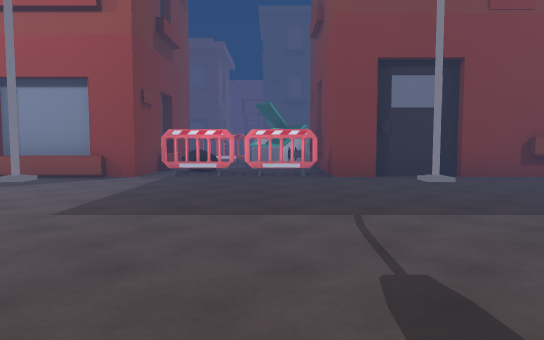
View 1 (above)

24 first-person views from a walk through a scene from a Unity 3-D project. The camera is 1.4 m above the floor, tilts 4° down and sees 70° across. The floor is counted in squares, 2 m on a side. Each view is taken from the middle of a square. On the plan, view 1 faces up. The plan holds only what a view shows up to about 11 squares ahead; the rest is blank. The place goes on beyond the plan. The player character is not drawn.

View 2
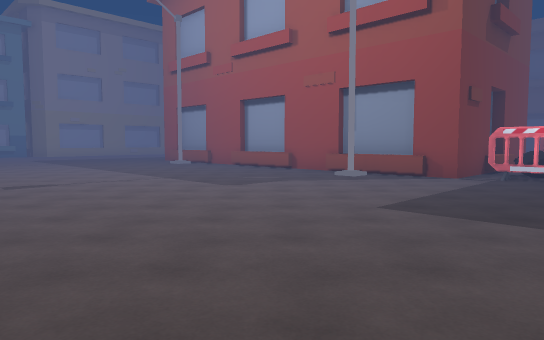

View 3
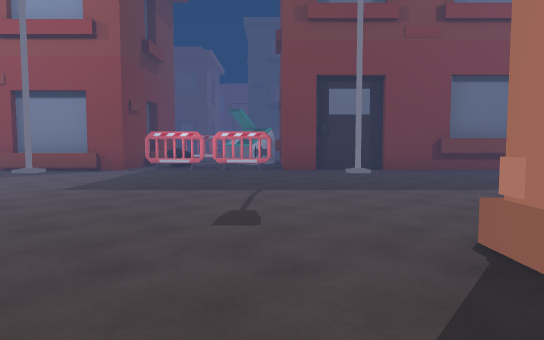

View 4
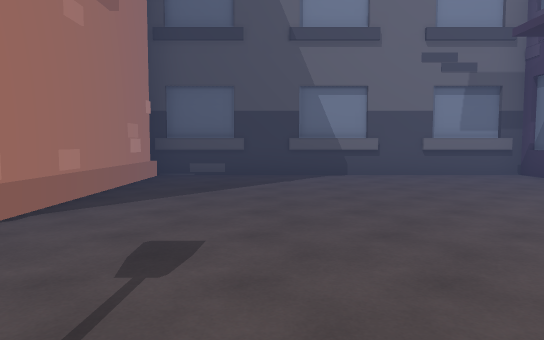

View 5
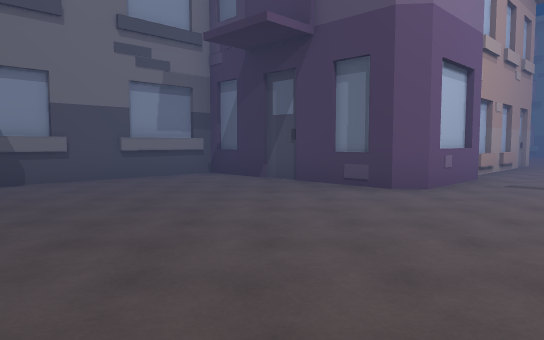

View 6
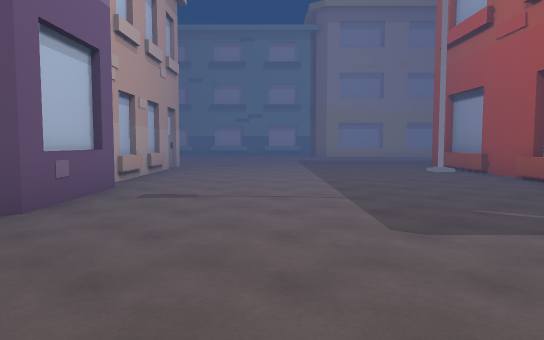

View 7
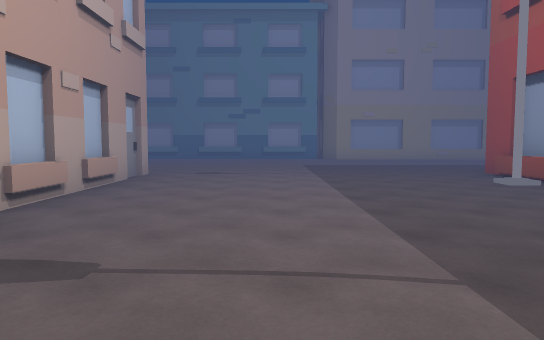

View 8
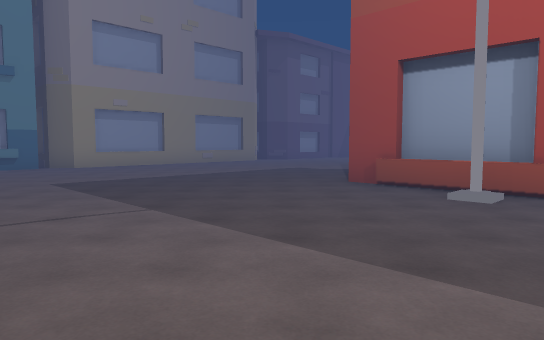

View 9
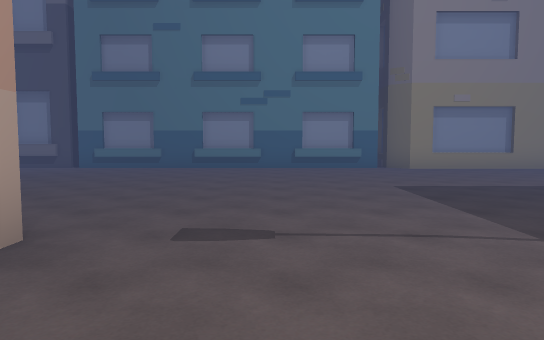

View 10
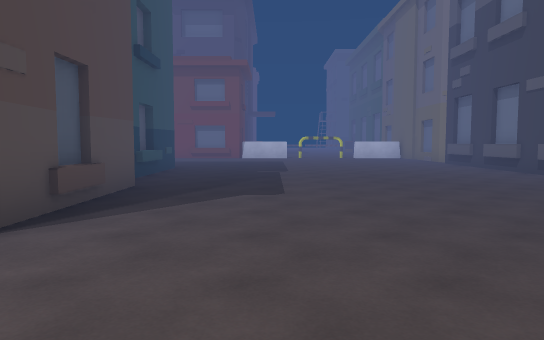

View 11
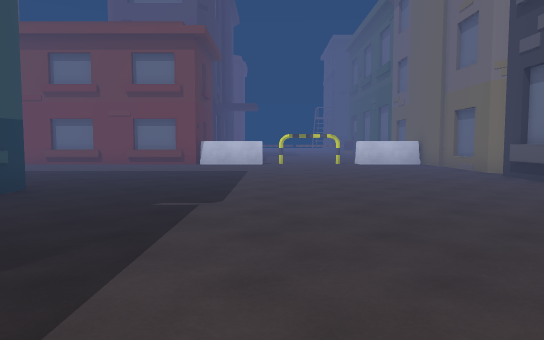

View 12
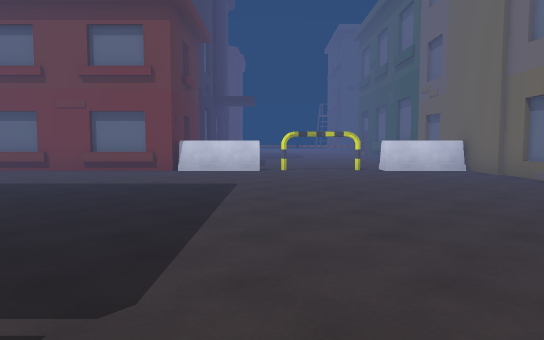

View 13
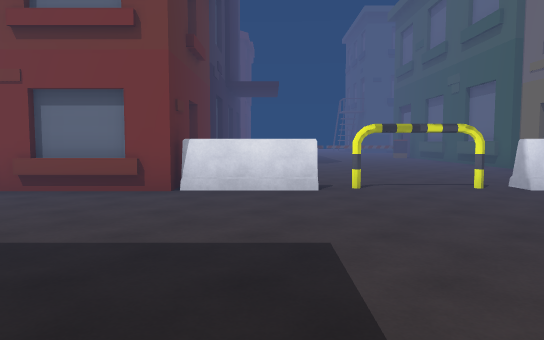

View 14
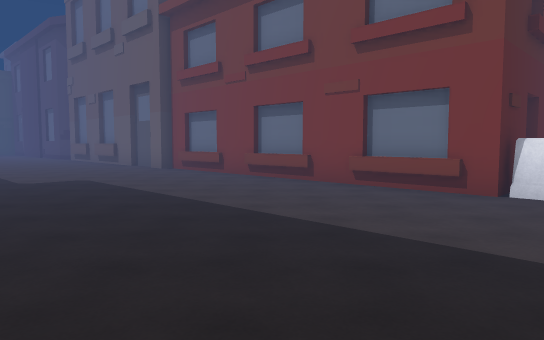

View 15
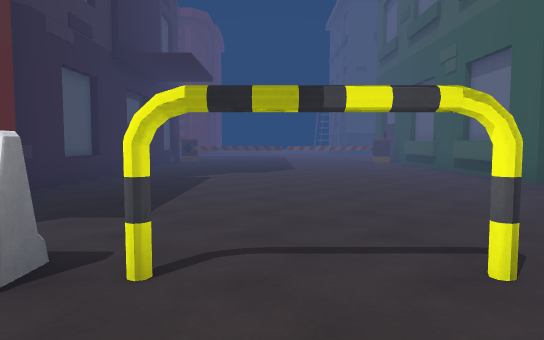

View 16
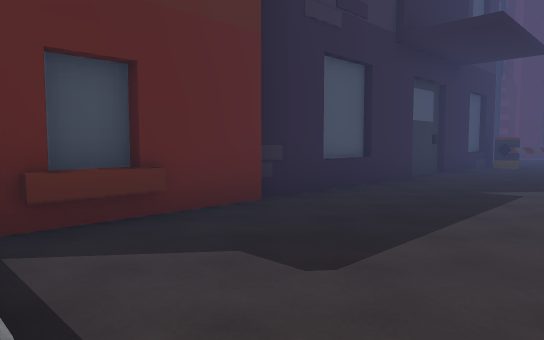

View 17
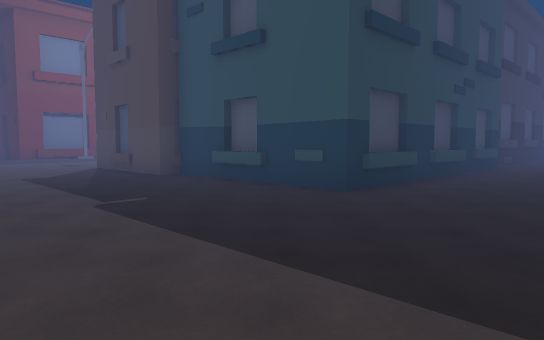

View 18
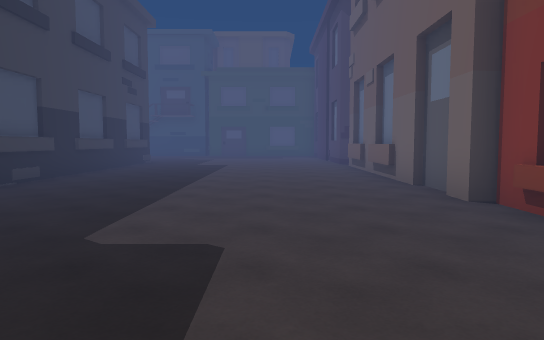

View 19
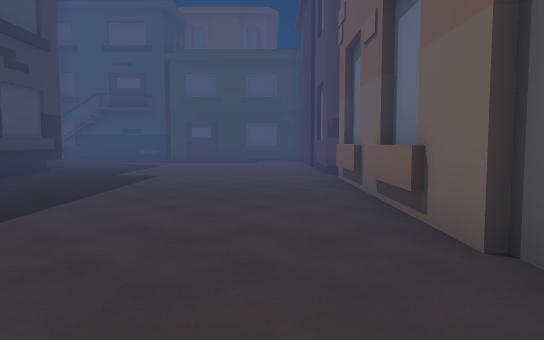

View 20
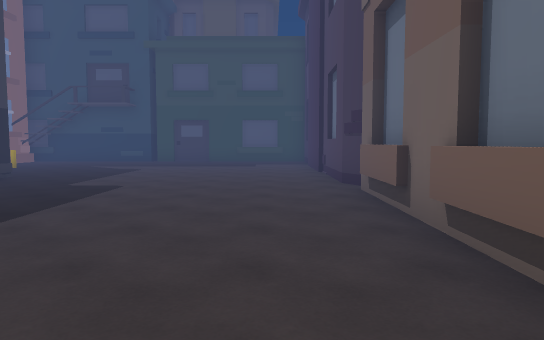

View 21
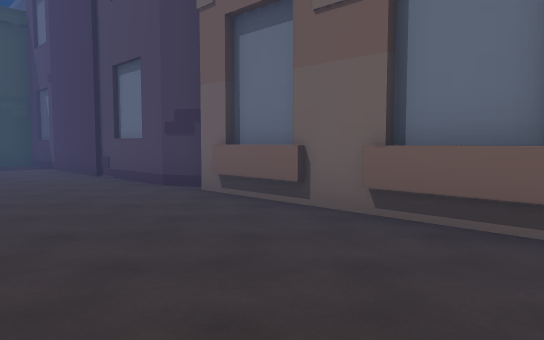

View 22
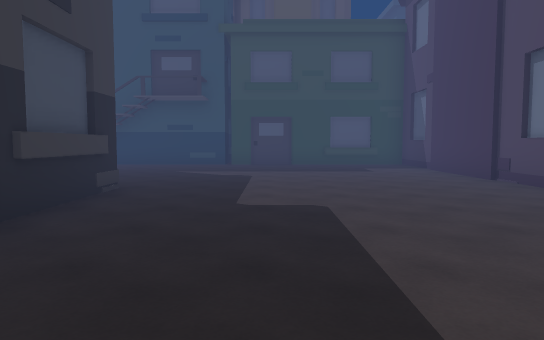

View 23
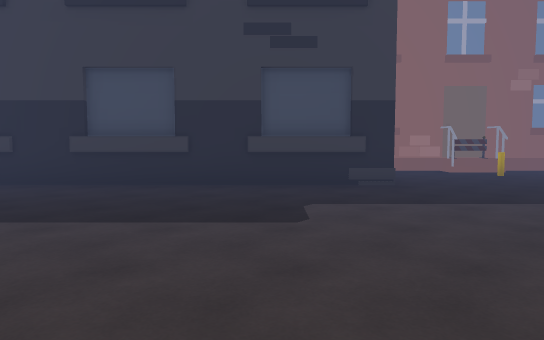

View 24
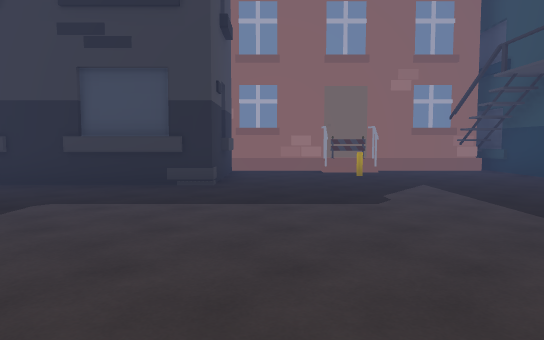

### Floor plan
Key: @ floor where view 1 was taken; # wall or solid block; . main floor; : floor 0.25 m higher than the main floor; O other object.
Columns run from 23 left of view 1 to 8 right of it. Each row starts with its distance up from view 1.
 13                     #OO
 12                     # OO
 11                     O .OO
 10       ...           OO..O
  9  #.  ....           #OO.##
  8  O.......#OO##OO##OO#O.O.####OO
  7  O................:.......:...
  6  #............................
  5  #...........................
  4  O...........................
  3  #..........................
  2  #.........................
  1  O.........................
  0  #........##O#####.....@..#
 -1  #.......O       #........#
 -2  O.......O       #........#
 -3  #........O      #........#
 -4  #........#      #........######
 -5  O........O      ##########.OO..
 -6  #........O        #######O..O..
 -7  O........#        ########.....
 -8  #........OO#OOOOO..............
 -9  O..............................
-10  #..............................
-11  #..............................
-12  #..............................
-13  #..............................
-14  #..................O.......###.
-15  #OOO.OOO#O#OO#O#########
-16  #.......O
-17  #.......#
-18  #.......#
-19 O........#
-20 #........#
-21 O........#
-22 #........#
-23 #........#
-24 O........#

Where each view was taken, in squares from view 1:
view 1: 0 up, 0 right, facing up
view 2: 0 up, 0 right, facing up-left
view 3: 2 down, 1 right, facing up
view 4: 4 up, 0 right, facing down
view 5: 3 up, 0 right, facing down-left
view 6: 3 up, 2 left, facing left
view 7: 3 up, 5 left, facing left
view 8: 2 up, 10 left, facing up-left
view 9: 2 up, 11 left, facing left
view 10: 3 up, 16 left, facing down
view 11: 2 down, 17 left, facing down
view 12: 5 down, 17 left, facing down
view 13: 9 down, 16 left, facing down
view 14: 9 down, 16 left, facing down-right
view 15: 13 down, 18 left, facing down
view 16: 15 down, 18 left, facing down-right
view 17: 11 down, 18 left, facing up-right
view 18: 12 down, 11 left, facing right
view 19: 13 down, 7 left, facing right
view 20: 13 down, 5 left, facing right
view 21: 11 down, 4 left, facing down-right
view 22: 10 down, 3 left, facing right
view 23: 14 down, 1 right, facing up
view 24: 14 down, 4 right, facing up
